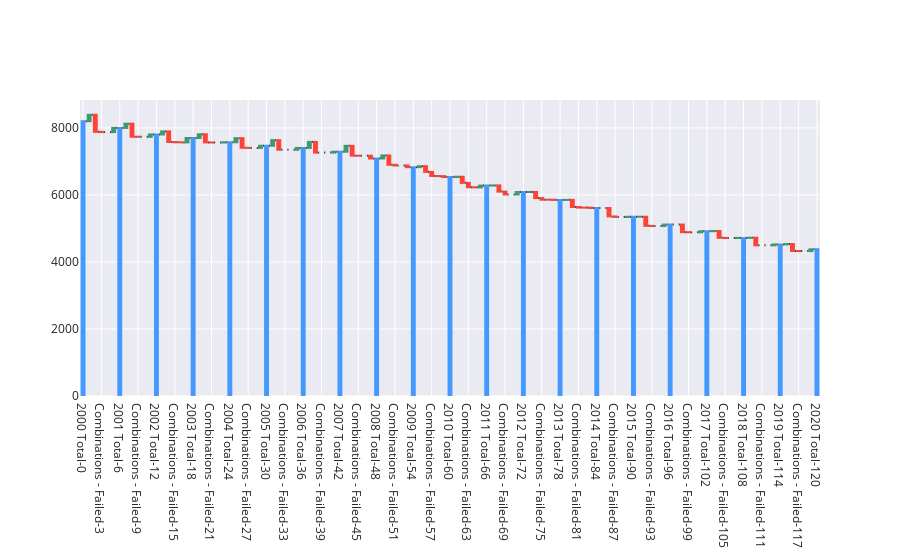

This figure's notebook cell:
### Code cell
fig = go.Figure(go.Waterfall(measure=measure,
                            x=x,
                            y=y,
                            #text=text,
                            textposition='outside'
                            ))
fig.show()

### Figure 1 — Plotly figure (JSON) as saved in the notebook; plotly's stock layout.template omitted (floating-point values rounded to 4 significant figures)
{"data": [{"measure": ["absolute", "relative", "relative", "relative", "relative", "relative", "total", "relative", "relative", "relative", "relative", "relative", "total", "relative", "relative", "relative", "relative", "relative", "total", "relative", "relative", "relative", "relative", "relative", "total", "relative", "relative", "relative", "relative", "relative", "total", "relative", "relative", "relative", "relative", "relative", "total", "relative", "relative", "relative", "relative", "relative", "total", "relative", "relative", "relative", "relative", "relative", "total", "relative", "relative", "relative", "relative", "relative", "total", "relative", "relative", "relative", "relative", "relative", "total", "relative", "relative", "relative", "relative", "relative", "total", "relative", "relative", "relative", "relative", "relative", "total", "relative", "relative", "relative", "relative", "relative", "total", "relative", "relative", "relative", "relative", "relative", "total", "relative", "relative", "relative", "relative", "relative", "total", "relative", "relative", "relative", "relative", "relative", "total", "relative", "relative", "relative", "relative", "relative", "total", "relative", "relative", "relative", "relative", "relative", "total", "relative", "relative", "relative", "relative", "relative", "total", "relative", "relative", "relative", "relative", "relative", "total"], "textposition": "outside", "type": "waterfall", "x": ["2000 Total-0", "New Institutions-1", "Combinations-2", "Combinations - Failed-3", "Liquidations-4", "Adjustments-5", "2001 Total-6", "New Institutions-7", "Combinations-8", "Combinations - Failed-9", "Liquidations-10", "Adjustments-11", "2002 Total-12", "New Institutions-13", "Combinations-14", "Combinations - Failed-15", "Liquidations-16", "Adjustments-17", "2003 Total-18", "New Institutions-19", "Combinations-20", "Combinations - Failed-21", "Liquidations-22", "Adjustments-23", "2004 Total-24", "New Institutions-25", "Combinations-26", "Combinations - Failed-27", "Liquidations-28", "Adjustments-29", "2005 Total-30", "New Institutions-31", "Combinations-32", "Combinations - Failed-33", "Liquidations-34", "Adjustments-35", "2006 Total-36", "New Institutions-37", "Combinations-38", "Combinations - Failed-39", "Liquidations-40", "Adjustments-41", "2007 Total-42", "New Institutions-43", "Combinations-44", "Combinations - Failed-45", "Liquidations-46", "Adjustments-47", "2008 Total-48", "New Institutions-49", "Combinations-50", "Combinations - Failed-51", "Liquidations-52", "Adjustments-53", "2009 Total-54", "New Institutions-55", "Combinations-56", "Combinations - Failed-57", "Liquidations-58", "Adjustments-59", "2010 Total-60", "New Institutions-61", "Combinations-62", "Combinations - Failed-63", "Liquidations-64", "Adjustments-65", "2011 Total-66", "New Institutions-67", "Combinations-68", "Combinations - Failed-69", "Liquidations-70", "Adjustments-71", "2012 Total-72", "New Institutions-73", "Combinations-74", "Combinations - Failed-75", "Liquidations-76", "Adjustments-77", "2013 Total-78", "New Institutions-79", "Combinations-80", "Combinations - Failed-81", "Liquidations-82", "Adjustments-83", "2014 Total-84", "New Institutions-85", "Combinations-86", "Combinations - Failed-87", "Liquidations-88", "Adjustments-89", "2015 Total-90", "New Institutions-91", "Combinations-92", "Combinations - Failed-93", "Liquidations-94", "Adjustments-95", "2016 Total-96", "New Institutions-97", "Combinations-98", "Combinations - Failed-99", "Liquidations-100", "Adjustments-101", "2017 Total-102", "New Institutions-103", "Combinations-104", "Combinations - Failed-105", "Liquidations-106", "Adjustments-107", "2018 Total-108", "New Institutions-109", "Combinations-110", "Combinations - Failed-111", "Liquidations-112", "Adjustments-113", "2019 Total-114", "New Institutions-115", "Combinations-116", "Combinations - Failed-117", "Liquidations-118", "Adjustments-119", "2020 Total-120"], "y": [8200, 190, -509, -7, 0, 124, 0, 127, -390, -3, 0, 71, 0, 91, -316, -7, -4, 131, 0, 110, -243, -2, 0, 7, 0, 122, -286, -3, 0, 64, 0, 167, -287, 0, 0, 55, 0, 179, -319, 0, 0, 26, 0, 176, -293, -2, 0, -83, 0, 91, -279, -20, 0, -50, 0, 29, -170, -122, -6, -27, 0, 10, -183, -131, -3, 54, 0, 5, -186, -85, 0, 74, 0, 1, -182, -48, -1, -6, 0, 1, -213, -17, -1, -12, 0, 0, -251, -16, 0, 6, 0, 1, -272, -6, 0, 44, 0, 0, -227, -5, 0, 35, 0, 5, -204, -6, 0, 4, 0, 7, -229, 0, 0, 28, 0, 13, -209, -4, 0, 54, 0]}], "layout": {}}
